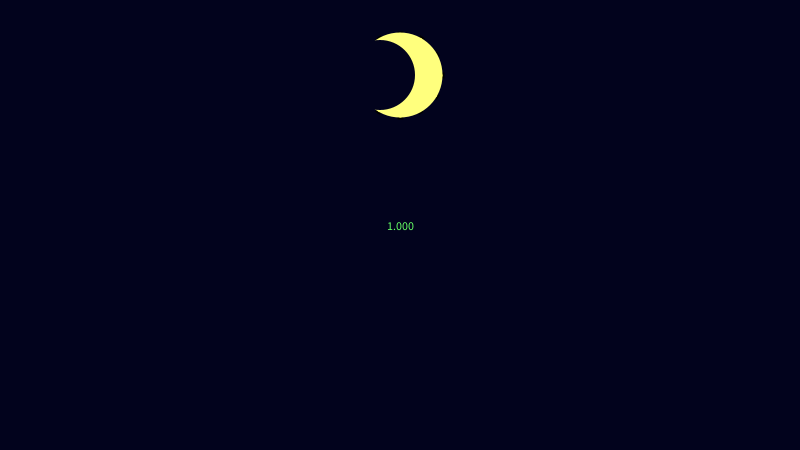
Frame 1 (no input)
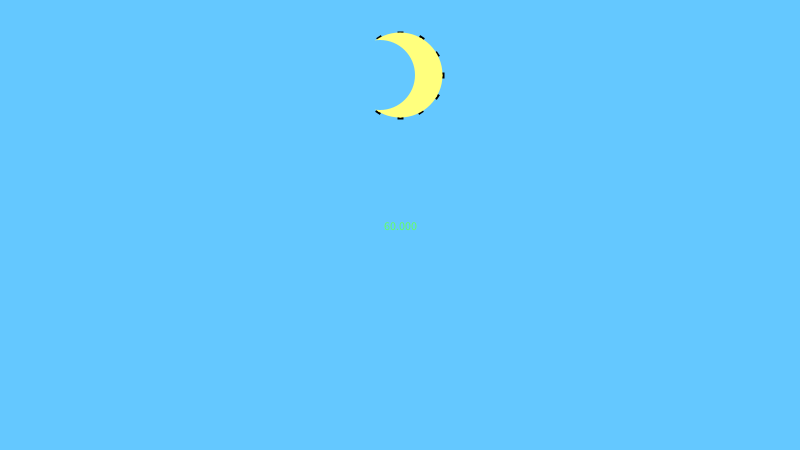
Frame 60 (the mouse pressed at the canvas centre just before this capture)
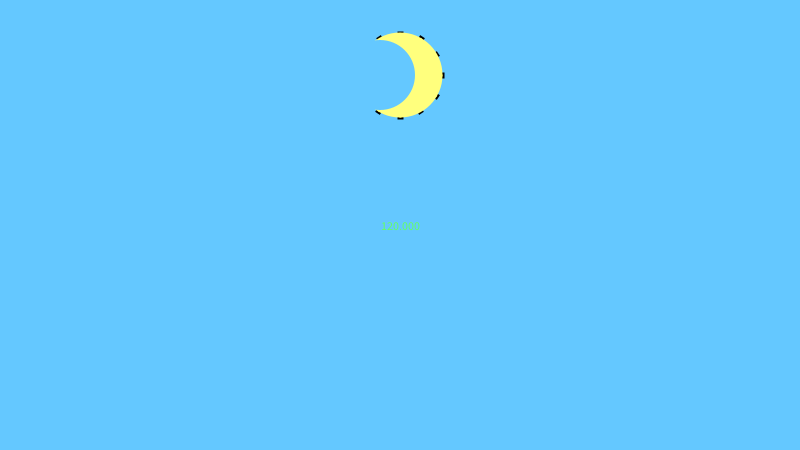
Frame 120 (the mouse held since frame 60 and released just before this capture)

The Processing sketch that drew these frames (run headless with seeded random() and noise(); from frame 60 on, the mouse is pressed at the canvas centre):

// Processing sketch: Unit_1
// ── Unit_1.pde
// Connor Tsoi
// Computer Programming 12
// Block 1-4
// September 5, 2024

// 0 is midnight and 240 is noon
// 60 is sunrise and 
float time = 0;

boolean PM = false;
color day = color(100, 200, 255);
color night = color(0, 0, 25);
color sky;

void setup() {
  size(800, 450);
  background(night);
  
  // Borders
  stroke(0);
  strokeWeight(5);
  
  // Sun
  drawSun();
  
  // Moon
  drawMoon();
  
  // House
  drawHouse();
  
  // Tree
  drawTree();
  
  // Green Grass
  fill(100, 255, 100);
  rect(-3, 350, width+6, height+3);
}

void draw() {
  time++;
  if (time >= 240) time = 0;
  if (time >= 120) {
    PM = true;
  }
  if (time <= 0) {
    PM = false;
  }
  
  
  
  if (!PM) sky = lerpColor(night, day, time/60);
  if (PM) sky = lerpColor(night, day, (240-time)/60);
  // sunrise 60, sunset 180
  background(sky);
  
  // Sun
  drawSun();
  
  // Moon
  drawMoon();
  
  textAlign(CENTER, CENTER);
  text(time, width/2, height/2);
  
}

// ── Functions.pde
void drawHouse() {
   fill(50, 50, 200);
  rect(width/2, 200, 200, 150);
  fill(50, 200, 150);
  rect(550, 100, 35, 100);
  fill(200, 50, 50);
  triangle(int(width/2) - 50, 200, int(width/2) + 250, 200, int(width/2) + 100, 100);
  fill(200, 100, 50);
  rect(width/2 + 75, 260, 50, 90);
  fill(255);
  circle(width/2 + 37.5, 275, 40);
  triangle(537.5, 295, 587.5, 295, 562.5, 255);
}

void drawTree() {
  pushStyle();
  fill(200, 125, 50);
  rect(150, 200, 40, 150);
  fill(25, 225, 75);
  circle(170, 250, 90);
  circle(150, 205, 90);
  circle(190, 215, 90);
  circle(170, 170, 90);
  noStroke();
  circle(172, 235, 80);
  circle(169, 185, 85);
  popStyle();
}

void drawSun() {
  push();
  strokeWeight(2);
  fill(255, 255, 50);
  translate(width/2, 75);
  for (int i = 0; i < 12; i++) {
    rect(-2, 28, 4, 15);
    rotate(PI/6);
  }
  circle(0, 0, 50);
  pop();
}

void drawMoon() {
  push();
  noStroke();
  fill(255, 255, 125);
  translate(width/2, 75);
  circle(0, 0, 85);
  fill(sky);
  circle(-20, 0, 70);
  pop();
}
